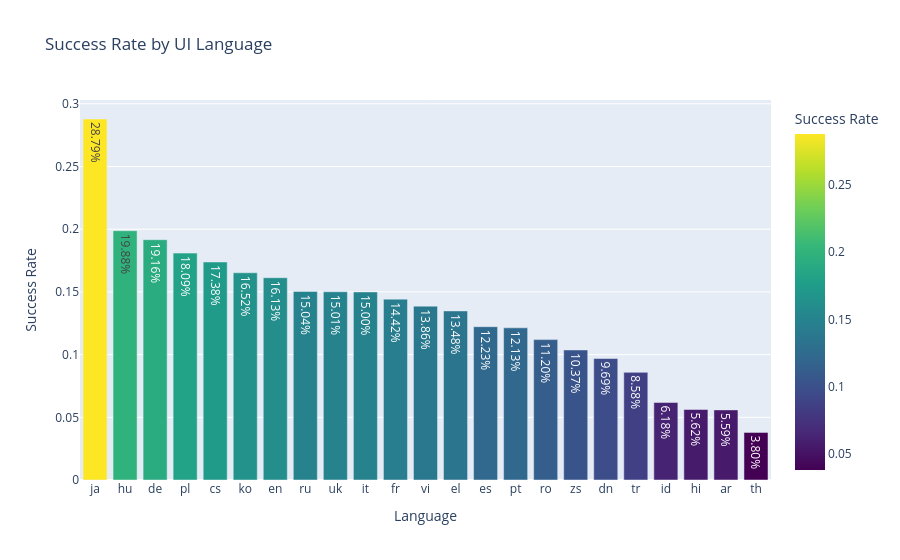
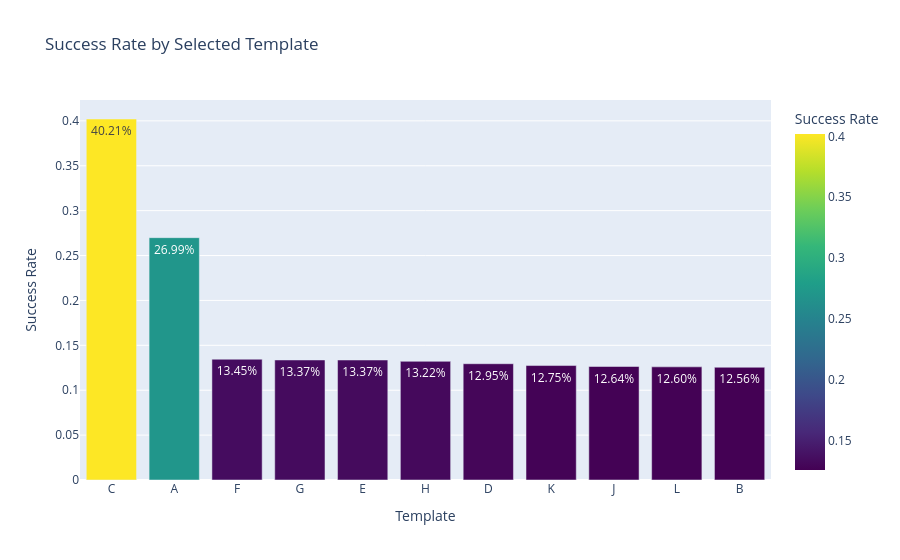

Notebook code for these charts, in order:
### Markdown cell above
**3.explore the features**

### Code cell
#calculate the success rate of all train observations
success_rate = con.execute("""
    SELECT
        AVG(session_end_completed) AS success_rate
    FROM sample_data
""").fetchone()[0]

print(f"success rate: {success_rate:.2%}")

#calculate the success rate by 'ui_language'
ui_language_success_rates = con.execute("""
    SELECT
        ui_language,
        AVG(session_end_completed) AS success_rate
    FROM sample_data
    GROUP BY ui_language
    ORDER BY success_rate DESC
""").df()

fig_language = px.bar(
    ui_language_success_rates, 
    x='ui_language', 
    y='success_rate',
    hover_data={'success_rate': ':.2%'},
    text_auto='.2%', 
    title='Success Rate by UI Language',
    labels={'success_rate': 'Success Rate', 'ui_language': 'Language'},
    color='success_rate',
    color_continuous_scale='Viridis'
)
fig_language.show()

#calculate the success rate by 'selected template'
selected_template_success_rates = con.execute("""
    SELECT
        selected_template,
        AVG(session_end_completed) AS success_rate
    FROM sample_data
    GROUP BY selected_template
    ORDER BY success_rate DESC
""").df()

fig_template = px.bar(
    selected_template_success_rates, 
    x='selected_template', 
    y='success_rate',
    hover_data={'success_rate': ':.2%'},
    text_auto='.2%', 
    title='Success Rate by Selected Template',
    labels={'success_rate': 'Success Rate', 'selected_template': 'Template'},
    color='success_rate',
    color_continuous_scale='Viridis'
)
fig_template.show()

### Figure 1 — Plotly figure (JSON) as saved in the notebook; plotly's stock layout.template omitted (floating-point values rounded to 4 significant figures)
{"data": [{"hovertemplate": "Language=%{x}<br>Success Rate=%{marker.color:.2%}<extra></extra>", "legendgroup": "", "marker": {"color": [0.2879, 0.1988, 0.1916, 0.1809, 0.1738, 0.1652, 0.1613, 0.1504, 0.1501, 0.15, 0.1442, 0.1386, 0.1348, 0.1223, 0.1213, 0.112, 0.1037, 0.09687, 0.08583, 0.06183, 0.05621, 0.05592, 0.03797], "coloraxis": "coloraxis", "pattern": {"shape": ""}}, "name": "", "orientation": "v", "showlegend": false, "textposition": "auto", "texttemplate": "%{y:.2%}", "type": "bar", "x": ["ja", "hu", "de", "pl", "cs", "ko", "en", "ru", "uk", "it", "fr", "vi", "el", "es", "pt", "ro", "zs", "dn", "tr", "id", "hi", "ar", "th"], "xaxis": "x", "y": [0.2879, 0.1988, 0.1916, 0.1809, 0.1738, 0.1652, 0.1613, 0.1504, 0.1501, 0.15, 0.1442, 0.1386, 0.1348, 0.1223, 0.1213, 0.112, 0.1037, 0.09687, 0.08583, 0.06183, 0.05621, 0.05592, 0.03797], "yaxis": "y"}], "layout": {"barmode": "relative", "coloraxis": {"colorbar": {"title": {"text": "Success Rate"}}, "colorscale": [[0, "#440154"], [0.1111, "#482878"], [0.2222, "#3e4989"], [0.3333, "#31688e"], [0.4444, "#26828e"], [0.5556, "#1f9e89"], [0.6667, "#35b779"], [0.7778, "#6ece58"], [0.8889, "#b5de2b"], [1, "#fde725"]]}, "legend": {"tracegroupgap": 0}, "title": {"text": "Success Rate by UI Language"}, "xaxis": {"anchor": "y", "domain": [0, 1], "title": {"text": "Language"}}, "yaxis": {"anchor": "x", "domain": [0, 1], "title": {"text": "Success Rate"}}}}

### Figure 2 — Plotly figure (JSON) as saved in the notebook; plotly's stock layout.template omitted (floating-point values rounded to 4 significant figures)
{"data": [{"hovertemplate": "Template=%{x}<br>Success Rate=%{marker.color:.2%}<extra></extra>", "legendgroup": "", "marker": {"color": [0.4021, 0.2699, 0.1345, 0.1337, 0.1337, 0.1322, 0.1295, 0.1275, 0.1264, 0.126, 0.1256], "coloraxis": "coloraxis", "pattern": {"shape": ""}}, "name": "", "orientation": "v", "showlegend": false, "textposition": "auto", "texttemplate": "%{y:.2%}", "type": "bar", "x": ["C", "A", "F", "G", "E", "H", "D", "K", "J", "L", "B"], "xaxis": "x", "y": [0.4021, 0.2699, 0.1345, 0.1337, 0.1337, 0.1322, 0.1295, 0.1275, 0.1264, 0.126, 0.1256], "yaxis": "y"}], "layout": {"barmode": "relative", "coloraxis": {"colorbar": {"title": {"text": "Success Rate"}}, "colorscale": [[0, "#440154"], [0.1111, "#482878"], [0.2222, "#3e4989"], [0.3333, "#31688e"], [0.4444, "#26828e"], [0.5556, "#1f9e89"], [0.6667, "#35b779"], [0.7778, "#6ece58"], [0.8889, "#b5de2b"], [1, "#fde725"]]}, "legend": {"tracegroupgap": 0}, "title": {"text": "Success Rate by Selected Template"}, "xaxis": {"anchor": "y", "domain": [0, 1], "title": {"text": "Template"}}, "yaxis": {"anchor": "x", "domain": [0, 1], "title": {"text": "Success Rate"}}}}
